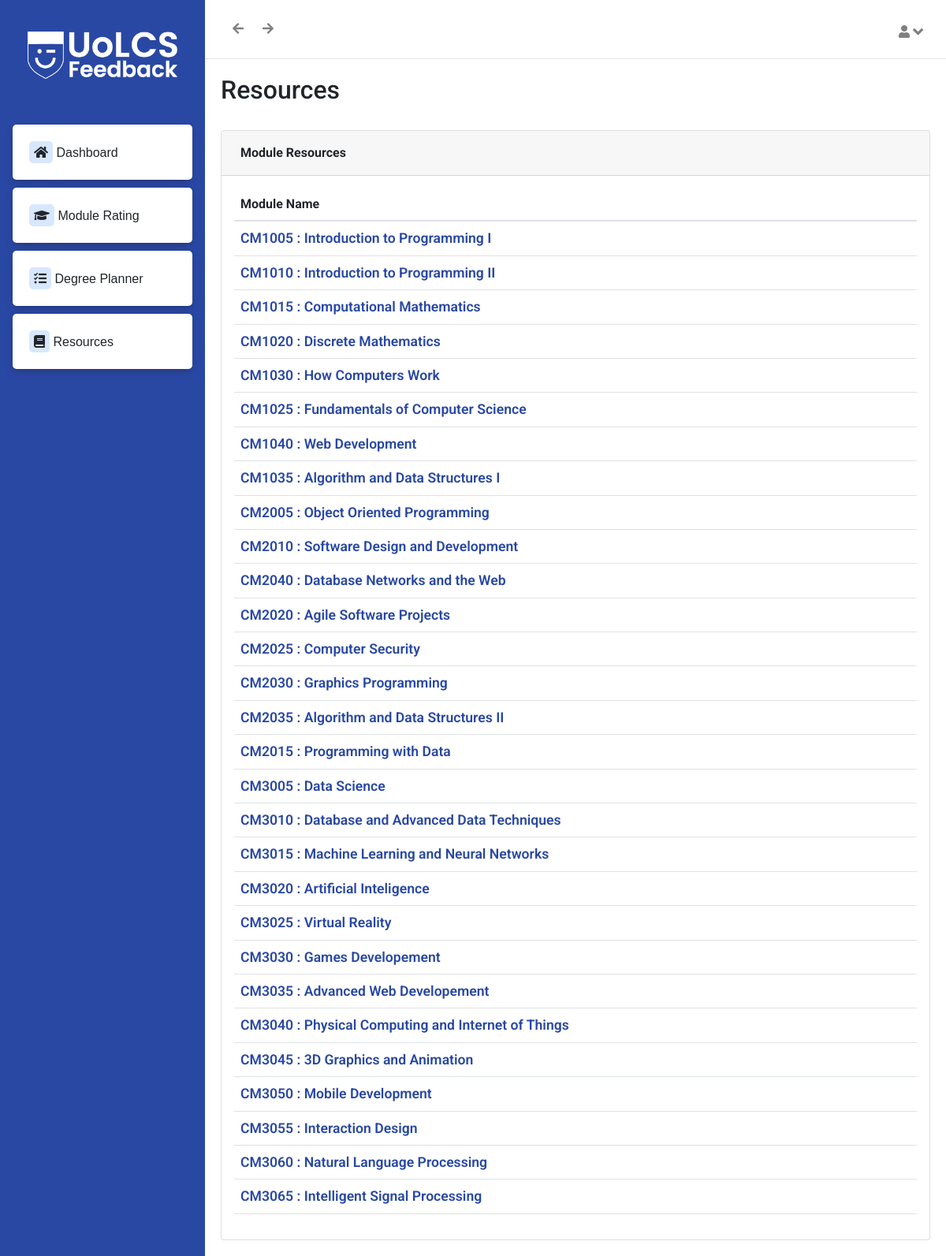
Page /resources on the committed database.
### app/models.py (models this page shows)
class Module(db.Model):
	code = db.Column(db.String(20), primary_key=True)
	name = db.Column(db.String(100))
	professor = db.Column(db.String(100))
	year = db.Column(db.Integer)
	level = db.Column(db.String(5))
	moduleDescription = db.Column(db.Text)
	assessment = db.Column(db.Text)
	ratings = db.relationship('Rating', backref='module')
	userNotes = db.relationship('UserNotes', backref='module')
	usermodules = db.relationship('UserModule', backref='module', lazy='dynamic')

### app/blueprints/main/routes.py (the view)
@bp.route('/resources')
def resources():
	mods = Module.query.all()
	return render_template('main/resources.html', modules = mods)

### app/templates/main/resources.html
{% extends 'main/base.html' %}
{% block main %}
<div class="row">
    <div class="col-md-6">
        <h2>Resources</h2>
    </div>
</div>
<div class="content-wrapper mt-4">
    <div class="row">
        <div class="col-md-12">
            <div class="card spur-card">
                    <div class="card-header">
                        <div class="spur-card-title">Module Resources</div>
                    </div>
                    <div class="card-body ">
                        <table class="table table-in-card" id="usersTable">
                            <thead>
                                <tr>
                                    <th scope="col">Module Name</th>
                                </tr>
                            </thead>
                            <tbody>
                                {% for item in modules %}
                                <tr>
                                    <td><a href="/module/resources/{{item.code}}" class="module-name link">{{item.code}} : {{item.name}}</a></td>
                                </tr>
                                {% endfor %}
                            </tbody>
                        </table>
                    </div>
                </div>
            </div>
        </div>
    </div>
</div>
{% endblock %}

### app/static/public/style.css (style rules this page uses)
* { box-sizing: border-box; margin: 0; }
html { scroll-behavior: smooth; }
:root { --color: rgb(41,72,164); }
body { margin: 0; display: grid; grid-template-rows: auto 1fr auto; min-height: 100vh; font-family: 'Roboto', sans-serif; }
.spur-card-title { padding: 0.5rem 0.5rem; font-weight: 700; }
.link, .link:hover { text-decoration: none; margin-right: 8px; cursor: pointer; color: unset; }
.table-in-card th { border-bottom: 2px solid #dee2e6; }
.module-name { font-size: 1.1rem; font-weight: 600; color: #2948a4; }
.table-in-card th, .table-in-card td { vertical-align: middle; }

### rows in the picture
Module: code "CM1005", name "Introduction to Programming I"
Module: code "CM1010", name "Introduction to Programming II"
Module: code "CM1015", name "Computational Mathematics"
Module: code "CM1020", name "Discrete Mathematics"
Module: code "CM1030", name "How Computers Work"
Module: code "CM1025", name "Fundamentals of Computer Science"
Module: code "CM1040", name "Web Development"
Module: code "CM1035", name "Algorithm and Data Structures I"
Module: code "CM2005", name "Object Oriented Programming"
Module: code "CM2010", name "Software Design and Development"
Module: code "CM2040", name "Database Networks and the Web"
Module: code "CM2020", name "Agile Software Projects"
Module: code "CM2025", name "Computer Security"
Module: code "CM2030", name "Graphics Programming"
Module: code "CM2035", name "Algorithm and Data Structures II"
Module: code "CM2015", name "Programming with Data"
Module: code "CM3005", name "Data Science"
Module: code "CM3010", name "Database and Advanced Data Techniques"
Module: code "CM3015", name "Machine Learning and Neural Networks"
Module: code "CM3020", name "Artificial Inteligence"
Module: code "CM3025", name "Virtual Reality"
Module: code "CM3030", name "Games Developement"
Module: code "CM3035", name "Advanced Web Developement"
Module: code "CM3040", name "Physical Computing and Internet of Things"
Module: code "CM3045", name "3D Graphics and Animation"
Module: code "CM3050", name "Mobile Development"
Module: code "CM3055", name "Interaction Design"
Module: code "CM3060", name "Natural Language Processing"
Module: code "CM3065", name "Intelligent Signal Processing"
